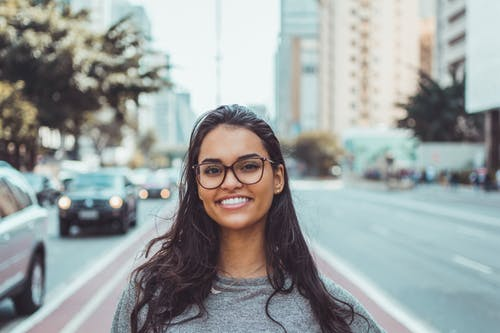
#> input picture Images/FACE.jpeg, 500 x 333 px, given in place of the camera
$ python CreateData.py
#> lines starting #> are read from the running program, lines starting #| are printed output that depends on the picture; after the words box and inside, x2 and y2 are one past the last pixel; in counts of white or black regions, pixels touching at a corner belong together
import cv2,os
haar_file='C:\\Users\\DANIA NIAZI\\Desktop\\GIT_PROJECTS\\OpenCV\\Face Recongnition\\HaarCascade\\haarcascade_frontalface_default.xml'
dataset='datasets'
#Which person dataset
subdata='Daniya'

path=os.path.join(dataset,subdata)
#If path is available or not
if not os.path.isdir(path):
    os.mkdir(path)

(width,height)=(130,100)
#uploaded haar alogrithm to classifier
face_cascade=cv2.CascadeClassifier(haar_file)
#initialize camera
webcam=cv2.VideoCapture(0)
print(webcam)
count=1
while count<31: #Capturing 30 images
    print(count)
    (ret,img)=webcam.read() #read camera
#> img is the input picture: shape (333, 500, 3); mean B, G, R 159.9, 160.7, 154.9

    gray_img=cv2.cvtColor(img,cv2.COLOR_BGR2GRAY) # grayscale img
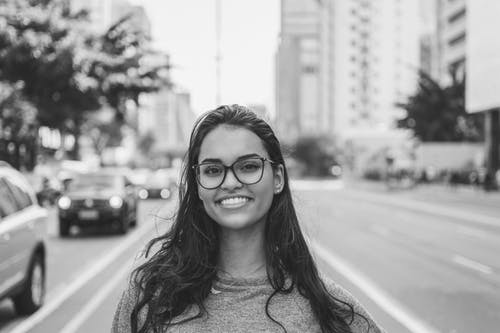
#> gray_img: shape (333, 500); min 18, max 253, mean 158.9
    facesFound= face_cascade.detectMultiScale(gray_img,1.32,3) #get coordinates of faces
#> facesFound = [[187, 134, 87, 87]]
    for (x,y,w,h) in facesFound:
        cv2.rectangle(img,(x,y),(x+w,y+h),(255,0,0),2) #draw rectangle arround faces found
        faceFound=gray_img[y:y+h,x:x+w] #crop face part for dataset
        face_resized=cv2.resize(faceFound,(width,height))
        cv2.imwrite('%s/%s.png'%(path,count),face_resized)
#> this loop made 1 pass
#> pass 1, `faceFound=gray_img[y:y+h,x:x+w]`:
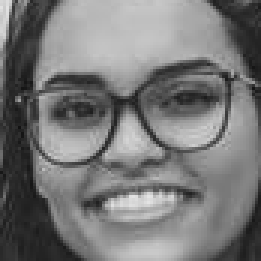
#> faceFound: shape (87, 87) (shown 3 times larger); min 18, max 228, mean 119.9
#> pass 1, `face_resized=cv2.resize(faceFound,(width,height))`:
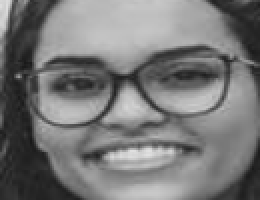
#> face_resized: shape (100, 130) (shown 2 times larger); min 24, max 225, mean 119.7
#> after the loop:
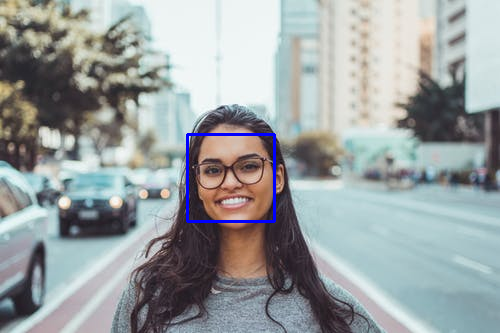
#> img: shape (333, 500, 3); 0.62% of pixels changed, all inside (x1, y1, x2, y2) = (186, 133, 276, 223)
    count+=1

    cv2.imshow('Face',img)
    key=cv2.waitKey(10)
#> (key Esc is pressed here)
    if key==27:
        break

webcam.release()
cv2.destroyAllWindows()
